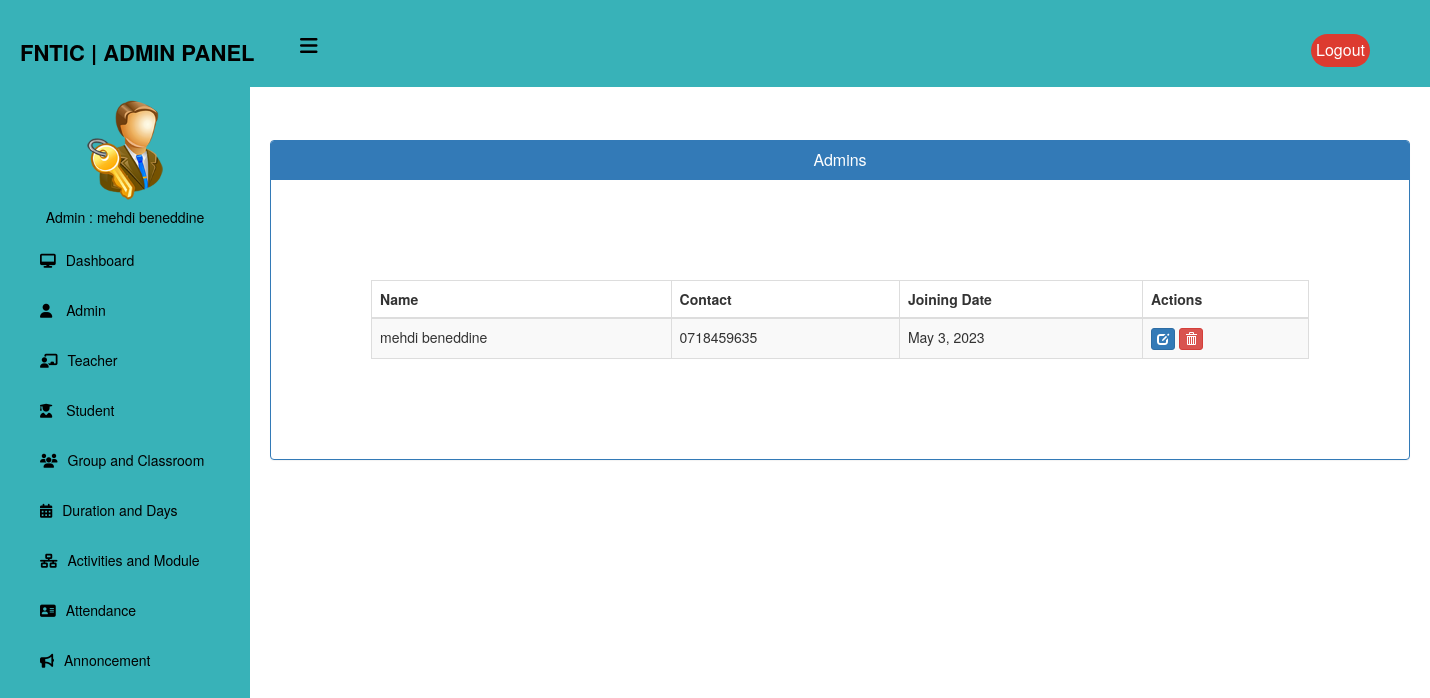
The page /admin-view-admin (signed in) on the database its author committed.
### home/models.py (models this page shows, shortened)
class AdminExtra(models.Model):
    user=models.OneToOneField(User,on_delete=models.CASCADE)
    joindate=models.DateField(auto_now_add=True)
    mobile = models.CharField(max_length=40)
    status=models.BooleanField(default=False)
    @property
    def get_name(self):
        return self.user.first_name+" "+self.user.last_name

### home/views.py (the view)
# urls.py: path('admin-view-admin', views.admin_view_admin_view,name='admin-view-admin'),
@login_required(login_url="login")
@user_passes_test(is_admin)
def admin_view_admin_view(request):
    admins = models.AdminExtra.objects.all()
    return render(request,'school/admin_view_admin.html',{'admins':admins})

### home/views.py (called while the page is built)
def is_admin(user):
    return user.groups.filter(name='ADMIN').exists()

### templates/school/admin_view_admin.html (shortened to what this page needs)
{% extends 'school/adminbase.html' %}
{% block content %}
<head>
  <link href="//netdna.bootstrapcdn.com/bootstrap/3.0.0/css/bootstrap.min.css" rel="stylesheet" id="bootstrap-css">
</head>
<br><br>
<div class="container">
  <div class="row">
    <div class="col-xs-12 col-sm-12 col-md-12">
      <div class="panel panel-primary">
        <div class="panel-heading">
          <h6 class="panel-title">Admins</h6>
        </div>
        <div class="table-container">
          <table class="table table-responsive table-hover table-striped table-bordered" id="dev-table">
            <thead>
              <tr>
                <th>Name</th>
                <th>Contact</th>
                <th>Joining Date</th>
                <th>Actions</th>
              </tr>
            </thead>
            <tbody>
              {% for a in admins %}
              <tr>
                <td>{{ a.get_name }}</td>
                <td>{{ a.mobile }}</td>
                <td>{{ a.joindate }}</td>
                <td>
                  <a class="btn btn-primary btn-xs" href="{% url 'update-admin' a.id %}">
                    <span class="glyphicon glyphicon-edit"></span>
                  </a>
                  <a class="btn btn-danger btn-xs" href="{% url 'delete-admin-from-University' a.id %}">
                    <span class="glyphicon glyphicon-trash"></span>
                  </a>
                </td>
              </tr>
              {% endfor %}
            </tbody>
          </table>
        </div>
      </div>
    </div>
  </div>
</div>
{% endblock content %}

### templates/school/adminbase.html (shortened to what this page needs)
{% load static %}
<!DOCTYPE html>
<html lang="en" dir="ltr">
<head>
  <link rel="stylesheet" href="https://cdnjs.cloudflare.com/ajax/libs/font-awesome/6.4.0/css/all.min.css">
</head>
<body>
  <header>
    <label for="check">
      <i class="fas fa-bars" id="sidebar_btn"></i>
    </label>
    <div class="left_area">
      <h3>FNTIC | Admin Panel</h3>
    </div>
    <div class="right_area">
      <a href="{%url 'admin_logout'%}" class="logout_btn">Logout</a>
    </div>
  </header>
  <div class="sidebar">
    <center>
      <img src="{% static 'image/admin-icn.png' %}" class="profile_image" alt="">
      <h5>Admin : {{request.user.first_name}} {{ user.last_name }}</h5>
    </center>
    <a href="/admin-dashboard"><i class="fas fa-desktop"></i><span>Dashboard</span></a>
    <a href="/admin-admin"><i class="fas fa-user"></i> <span>Admin</span></a>
    <a href="/admin-teacher"><i class="fas fa-chalkboard-teacher"></i><span>Teacher</span></a>
    <a href="/admin-student"> <i class="fas fa-user-graduate"></i> <span>Student</span></a>
    <a href="/admin-group"><i class="fas fa-users"></i><span>Group and Classroom</span></a>
    <a href="/admin-duration-module"><i class="fas fa-calendar-alt"></i><span>Duration and Days</span></a>
    <a href="/admin-Activities"><i class="fas fa-network-wired"></i><span>Activities and Module</span></a>
    <a href="/admin-attendance"><i class="fas fa-address-card"></i><span>Attendance</span></a>
    <a href="/admin-notice"><i class="fas fa-bullhorn"></i><span>Annoncement</span></a>
  </div>
  <div class="content">
    <br><br><br><br><br>
    {% block content %}
    {% endblock content %}
</body>
</html>

### templates/school/adminbase.html (style rules this page uses)
a:link { text-decoration: none; }
body { margin: 0; padding: 0; font-family: "Roboto", sans-serif; }
header { position: fixed; background: #38b2b8; padding: 20px; width: 100%; z-index: 1; }
.left_area h3 { color: #000; margin: 0px; text-transform: uppercase; font-size: 22px; font-weight: 900; }
.logout_btn { padding: 5px; background: #dd3b30; text-decoration: none; float: right; margin-top: -30px; margin-right: 40px; border-radius: 30px; font-size: 16px; font-weight: 500; color: #fff; transition: 0.5s; }
.sidebar { background: #38b2b8; margin-top: 70px; padding-top: 30px; position: fixed; left: 0; width: 250px; height: 100%; transition: 0.5s; transition-property: left; }
.sidebar .profile_image { width: 100px; height: 100px; border-radius: 100px; margin-bottom: 10px; }
.sidebar h5 { color: #000; text size: 12px; margin-top: 0; margin-bottom: 10px; }
.sidebar a { color: #000; display: block; width: 100%; line-height: 50px; text-decoration: none; padding-left: 40px; box-sizing: border-box; transition: 0.5s; }
.sidebar i { padding-right: 10px; }
label #sidebar_btn { z-index: 1; color: #000; position: fixed; cursor: pointer; left: 300px; font-size: 20px; margin: 5px 0; transition: 0.5s; transition-property: color; }
.content { margin-left: 250px; background-position: center; background-size: cover; height: 100vh; transition: 0.5s; }

### templates/school/admin_view_admin.html (style rules this page uses)
a:link { text-decoration: none; }
h6 { text-align: center; }
.table-container { margin: 100px; }

### rows shown on the page
AdminExtra: get_name "mehdi beneddine", mobile "0718459635", joindate "May 3, 2023"

### other values the page prints
{{ request.user.first_name }} "mehdi"
{{ user.last_name }} "beneddine"
